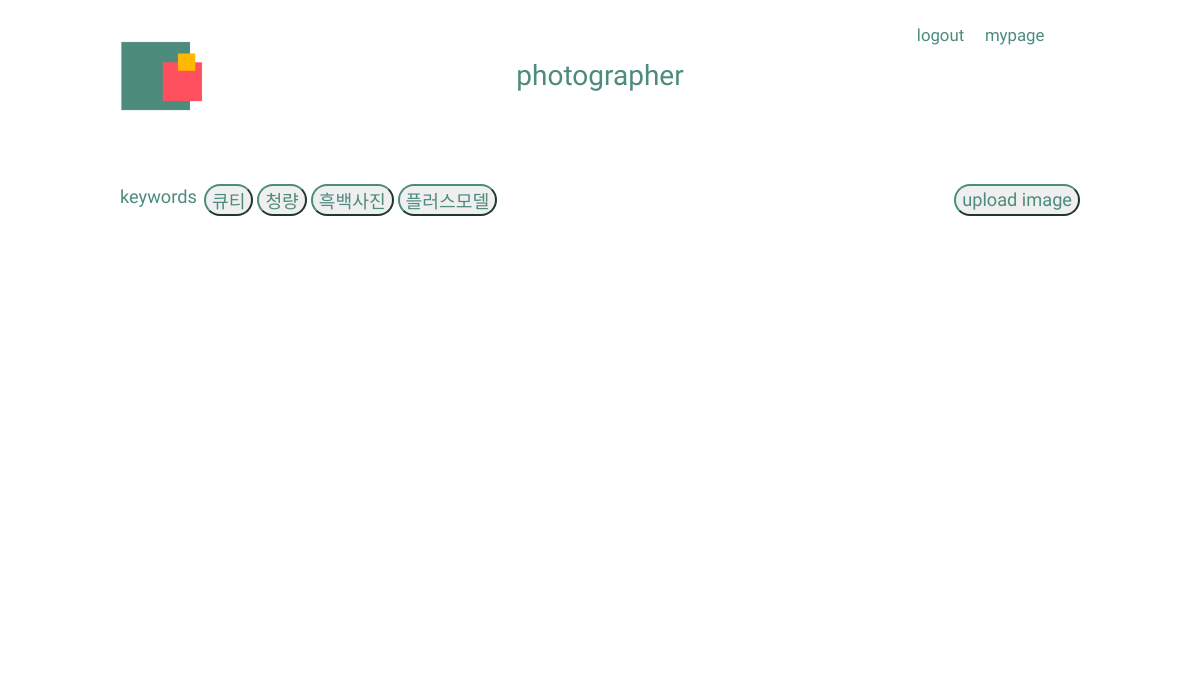
The app's page /posts/photo/filter/cool/, older data.
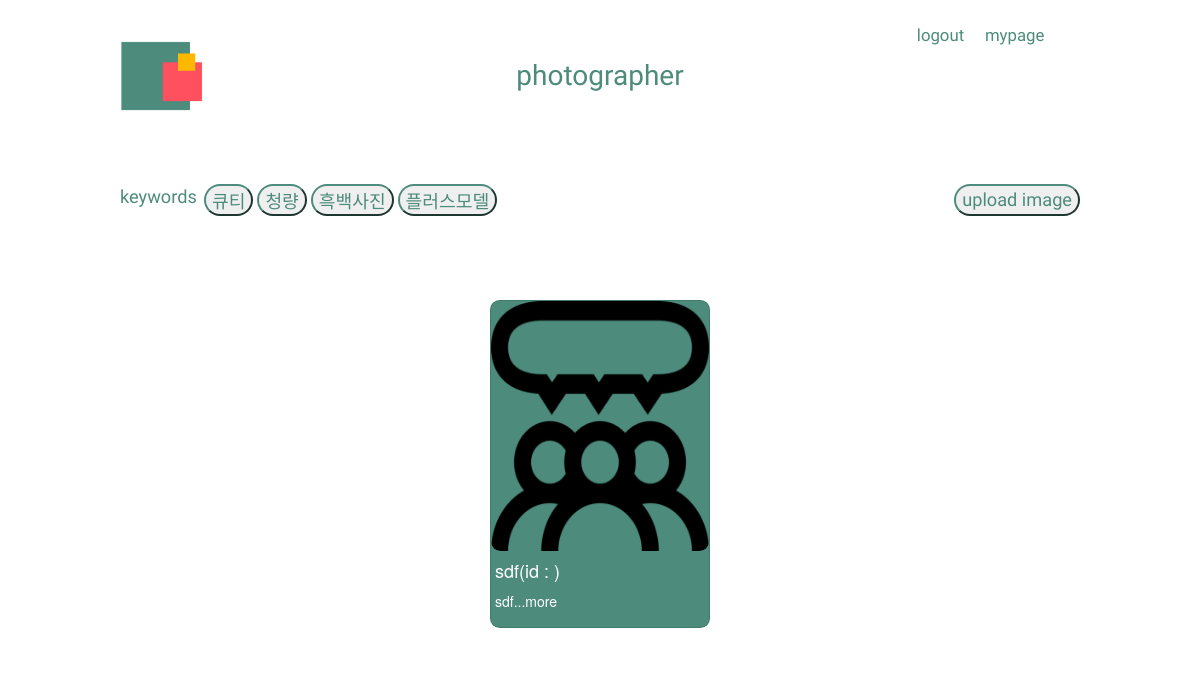
The same page, newer data.
### posts/models.py (models this page shows, shortened)
class Photo(models.Model):
    title = models.CharField(max_length=20)
    text = models.TextField(default='', null=True, blank=True)
    image1 = models.ImageField(upload_to = 'images/')
    image2 = models.ImageField(upload_to = 'images/', default='', null=True, blank=True)
    image3 = models.ImageField(upload_to = 'images/', default='', null=True, blank=True)
    image4 = models.ImageField(upload_to = 'images/', default='', null=True, blank=True)
    image5 = models.ImageField(upload_to = 'images/', default='', null=True, blank=True)
    thumbnail = ImageSpecField(source='image1', processors=[ResizeToFill(120,80)], format='JPEG')
    CATEGORY_CHOICES = (
        ('큐티', '큐티'),
        ('청량', '청량'),
        ('흑백사진', '흑백사진'),
        ('플러스모델', '플러스모델'),
    )
    category = models.CharField(max_length=5, choices=CATEGORY_CHOICES, null=True)

### posts/views.py (the view)
# urls.py: path('photo/filter/cool/', views.photo_filter_cool, name="photo_filter_cool"),
def photo_filter_cool(request):
    photo_post_cool = Photo.objects.filter(category="청량")
    photo_cool_paginator = Paginator(photo_post_cool, 4)
    photo_cool_page = request.GET.get('page')
    photo_cool_posts = photo_cool_paginator.get_page(photo_cool_page)
    return render(request, 'photo/photo_filter_cool.html', {'photo_post_cool': photo_post_cool,
                                                            'photo_cool_posts': photo_cool_posts,
                                                            'photo_cool_paginator': photo_cool_paginator, })

### posts/templates/photo/photo_filter_cool.html (shortened to what this page needs)
{% extends 'photo/photo_base.html' %}
{% block content %}
<div class="array">
                {% for cools in photo_cool_posts %}
                        <div class="card">
                            <div class="box-1">
                                <img src="{{ cools.thumbnail.url  }}" width="200" height="250" alt = "{{ cools.title }}">
                            </div>
                            <div class="box-2">
                                <h4>{{ cools.title }}(id : {{ user.username }})</h4>
                                <a href="{% url 'photo_detail' cools.id %}"><p>{{ cools.text|slice:":15" }}...more</p></a>
                            </div>
                        </div>
                {% endfor %}
            </div>
{% endblock content %}

### posts/templates/photo/photo_base.html (shortened to what this page needs)
<head>
    {% load  staticfiles %}
    <link rel="stylesheet" href="{% static 'css/style.css' %}">
    <link rel="stylesheet" href="https://stackpath.bootstrapcdn.com/bootstrap/4.3.1/css/bootstrap.min.css">
    <link rel="stylesheet" href="https://maxcdn.bootstrapcdn.com/bootstrap/3.3.2/css/bootstrap.min.css">
</head>
<body>
<a href="{% url 'index' %}">
    <img class="logo" src="{% static 'image/logo.png' %}" alt="">
</a>
            <div class="title">
                <p>photographer</p>
            </div>
            <div class="category">
                <a href="{% url 'logout' %}"">logout</a>
                <a href="{% url 'profile' user.pk %}">mypage</a>
            </div>
            <div class="keywords">
                <p>keywords</p>
            </div>
   <div class="row-key">
    <a href="{% url 'photo_filter_cute' %}"><button class="sixth"> 큐티 </button></a>
    <a href="{% url 'photo_filter_cool' %}"><button class="sixth"> 청량 </button></a>
    <a href="{% url 'photo_filter_bnw' %}"><button class="sixth"> 흑백사진 </button></a>
    <a href="{% url 'photo_filter_plus' %}"><button class="sixth"> 플러스모델 </button></a>
   </div>
        <div class="uploadpost">
        <a href="{% url 'photo_post' %}"><button class="sixth">upload image</button></a>
        </div>
{% block content %}
{% endblock content %}
</body>

### posts/static/css/style.css (style rules this page uses)
body { margin: 0; padding: 0; }
.logo { z-index: 1; position: fixed; top: 5%; left: 10%; width: 7%; }
.title { z-index: 1; position: absolute; display: inline; top: 7%; left: 0; width: 100%; height: 1%; }
.title > p { position: relative; text-align: center; font-family: 'Lacquer', sans-serif; color: rgb(77,139,124); font-size: 2em; margin-top: 0; padding-top: 0; }
.category { z-index: 2; top: 3%; left: 75%; position: absolute; display: inline; }
.category > a { font-family: 'Lacquer', sans-serif; color: rgb(77,139,124); font-size: 1.2em; text-decoration: none; margin-left: 1em; }
.keywords { z-index: 2; position: fixed; top: 23%; left:10%; font-family: 'Lacquer', sans-serif; color: rgb(77,139,124); font-size: 1.3em; }
.row-key { position: fixed; top: 23%; left: 17%; }
.uploadpost { position: fixed; top: 23%; right: 10%; font-family: 'Lacquer', sans-serif; }
.sixth { border-radius: 3em; border-color: rgb(77,139,124); color: rgb(77,139,124); font-size: 1.3em; }
.array { position: fixed; top: 33%; left: 10%; width: 80%; height: 50%; background-color: white; display: flex; flex-direction: row; }
.card { position: relative; top: 0; left: 0; right: 0; bottom: 0; margin: auto; display: block; width: 23%; height: 82%; }
.array > .card { background-color: rgb(77,139,124); border-radius: 0.7em; }
.box-1 > img { position: relative; top: 0; left: 0; width:100%; padding: 0; border-radius: 0.7em; }
.box-2 { position: relative; top: 0; left: 0; background-color: rgb(77,139,124); width:98%; height: 20%; margin-left: 2%; margin-right: 2%; padding: 0; }
.box-2 > h4 { color: white; }
.box-2 > a > p { color: white; }

Row changes from the older to the newer data that the page shows:
added Photo: thumbnail (picture), title "sdf", text "sdf"
